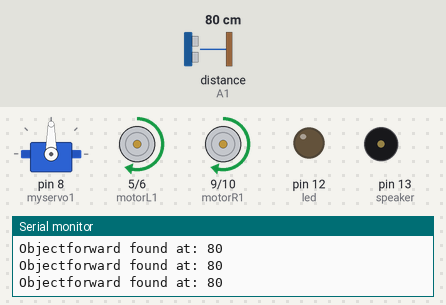
This sketch was run on a simulated Arduino Uno, built with avr-gcc and run on an emulated ATmega328P. Parts: servo, motor-driver pin pairs drawn as motors (green arrow = first pin HIGH = forward, orange = second pin HIGH = backward, longer = more drive), output pins drawn as LEDs (lit = HIGH), buzzer (waves = sounding), the last lines printed to the serial monitor. Inputs (shaded band) come from the test bench; at power-on: distance to the obstacle (sensor on A1) 80 cm. The echo pulse lasts 58.3 µs per cm.

Above: at 2.2 s.
2.3 s: distance to the obstacle (sensor on A1) set to 23 cm
5.3 s: distance to the obstacle (sensor on A1) set to 18 cm
At 6.1 s:
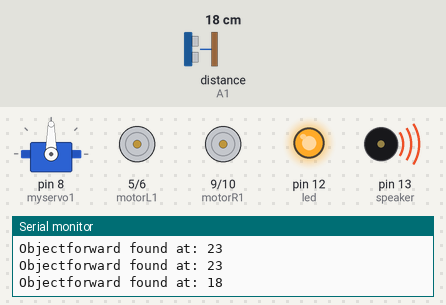
At 7.58 s:
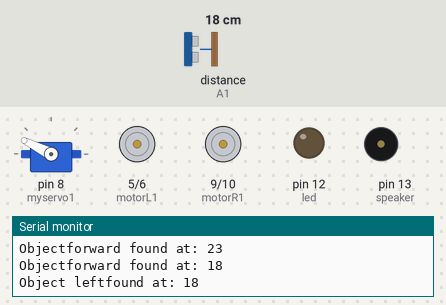
8.3 s: distance to the obstacle (sensor on A1) set to 35 cm
At 9.8 s:
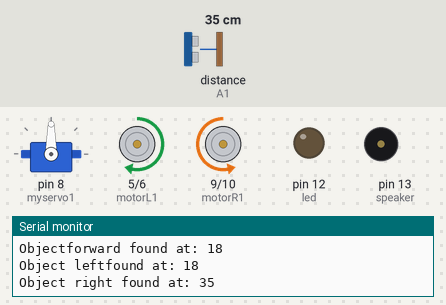
Timing chart, 0 to 11.5 s (numbered marks = the images above; inputs shaded):
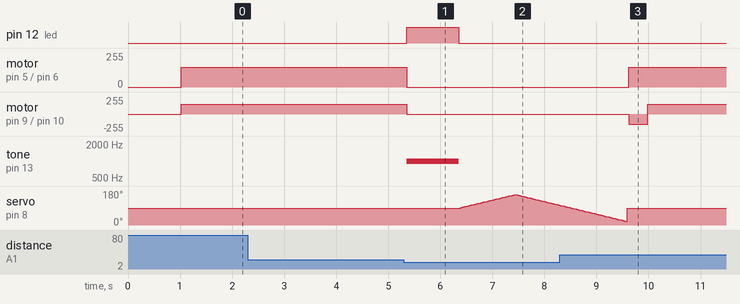

Measured:
- the behaviour switches between 21 and 20 cm on distance to the obstacle (sensor on A1) (found by bisection; images 0 and 1)
- after the input at 5.3 s, pin 12 (led): LOW → HIGH after 0.06 s, → LOW 1.0 s later; motor on pin 5 (motorL1) / pin 6 (motorL2): forward 150/255 → stopped after 0.06 s
- after the input at 8.3 s, pin 12 (led): stays LOW (without the input it goes to HIGH after 2.7 s); tone on pin 13 (speaker): stays silent (without the input it goes to 1000 Hz after 2.7 s)

The sketch:

avoid_obstacles.ino
```cpp
//Αποφυγή εμποδίων με analogWrite
//Ορισμός μεταβλητών(variables)
//Σχετικά με τα μοτέρ:
//Motor A
const int motorR1  = 9;  //ΔΕΞΙ ΜΠΡΟΣΤΑ
const int motorR2  = 10;//ΔΕΞΙ ΠΙΣΩ
//Motor B
const int motorL1  = 5; //ΑΡΙΣΤΕΡΟ ΜΠΡΟΣΤΑ
const int motorL2  = 6;//ΑΡΙΣΤΕΡΟ ΠΙΣΩ

 //Σχετικά με τον αισθητήρα απόστασης:
 #include <Ultrasonic.h>
 //Ultrasonic       (Trig,Echo)
  Ultrasonic sensor (A0,A1);
  // μεταβλητές για να αποθηκεύεται η απόσταση που μετρά ο αισθητήρας απόστασης
  int  distance=100;
  int leftDistance;
  int rightDistance;

  //Σχετικά με τον servo που χρησιμοποιούμε ως "λαιμό" του ρομπότ
 #include <Servo.h>
 Servo myservo1;  // create servo object to control a servo
 int pos1 =90;   // μεταβλητή για να αποθηκεύεται η θέση του  servo

//Led
const int led = 12;

//Speaker
const int speaker = 13;


void setup(){
   //Ξεκινά η σειριακή επικοινωνία,Start serial communication
  Serial.begin(9600);
    //θέτω ως εξόδους τους παρακάτω ακροδέκτες(Set pins as outputs)
    pinMode(motorR1, OUTPUT);
    pinMode(motorR2, OUTPUT);
    pinMode(motorL1, OUTPUT);
    pinMode(motorL2, OUTPUT);
    pinMode(led, OUTPUT);
    pinMode(speaker, OUTPUT);

  //Σχετικά με την αρχική θέση του servo1(positioning servo1)
  myservo1.attach(8);  // συνδέεται ο servo 1  με το pin 8 του arduino
  myservo1.write(pos1);// ο servo 1 κοιτάζει μπροστά

  // Χωρίς ήχο αρχικά(no sound in the begining)
  noTone(speaker);

  //Διάρκεια αρχικοποίησης 1sec, time for the setup is 1sec
  delay(1000);
   }

void loop(){
    distance = sensor.Ranging(CM);
    Serial.print("Objectforward found at: ");
    Serial.println(distance);
    delay(20);
    //If an object detected at 10cm, stop the robot and find a way out
    if (distance <= 20){
     stop();
     tone(speaker, 1000);
     digitalWrite(led,HIGH);
     delay(1000);
     noTone(speaker);
     digitalWrite(led,LOW);
     //Look left
     for (pos1 = 90; pos1 <= 160; pos1 += 1) { // goes from 0 degrees to 180 degrees
     myservo1.write(pos1);               // tell servo to go to position in variable 'pos'
     delay(15);                         // waits 15ms for the servo to reach the position
     }
     leftDistance = sensor.Ranging(CM);
     Serial.print("Object leftfound at: ");
     Serial.println(leftDistance);
     delay(20);

      //Now look right
      for (pos1 = 160; pos1 >= 20; pos1 -= 1) { // goes from 180 degrees to 0 degrees
      myservo1.write(pos1);               // tell servo to go to position in variable 'pos'
      delay(15);                         // waits 15ms for the servo to reach the position
        }
     rightDistance = sensor.Ranging(CM);
     Serial.print("Object right found at: ");
     Serial.println(rightDistance);
    delay(20);

     pos1 = 90; // look forward again
     myservo1.write(pos1);
     delay(20);

     //Finally compare left and right distances and make the best turn decision
     if (leftDistance > rightDistance){
     left();
     delay(350); // Change the time to make 90 deg. turn
        }
    else if (leftDistance < rightDistance){
    right();
   delay(350);
        }
   else{ //that means that two distances are equal
   backward();
   delay(1000);// Go back for 1 sec
   left();   // and turn left
   delay(350);
        }
    }
    //All crear, move forward!
    else {
      forward();
    }
    }


//Movement functions

void forward(){
  analogWrite(motorR1, 150);
  analogWrite(motorR2, 0);
  analogWrite(motorL1, 150);
  analogWrite(motorL2, 0);
}

void backward(){
  analogWrite(motorR1, 0);
  analogWrite(motorR2, 150);
  analogWrite(motorL1, 0);
  analogWrite(motorL2, 150);
}

void right(){
  analogWrite(motorR1, 0);
  analogWrite(motorR2, 150);
  analogWrite(motorL1, 150);
  analogWrite(motorL2, 0);
  }

void left(){
  analogWrite(motorR1, 150);
  analogWrite(motorR2, 0);
  analogWrite(motorL1,0 );
  analogWrite(motorL2, 150);

}

void stop(){
  analogWrite(motorR1, 0);
  analogWrite(motorR2, 0);
  analogWrite(motorL1, 0);
  analogWrite(motorL2, 0);


}
```
